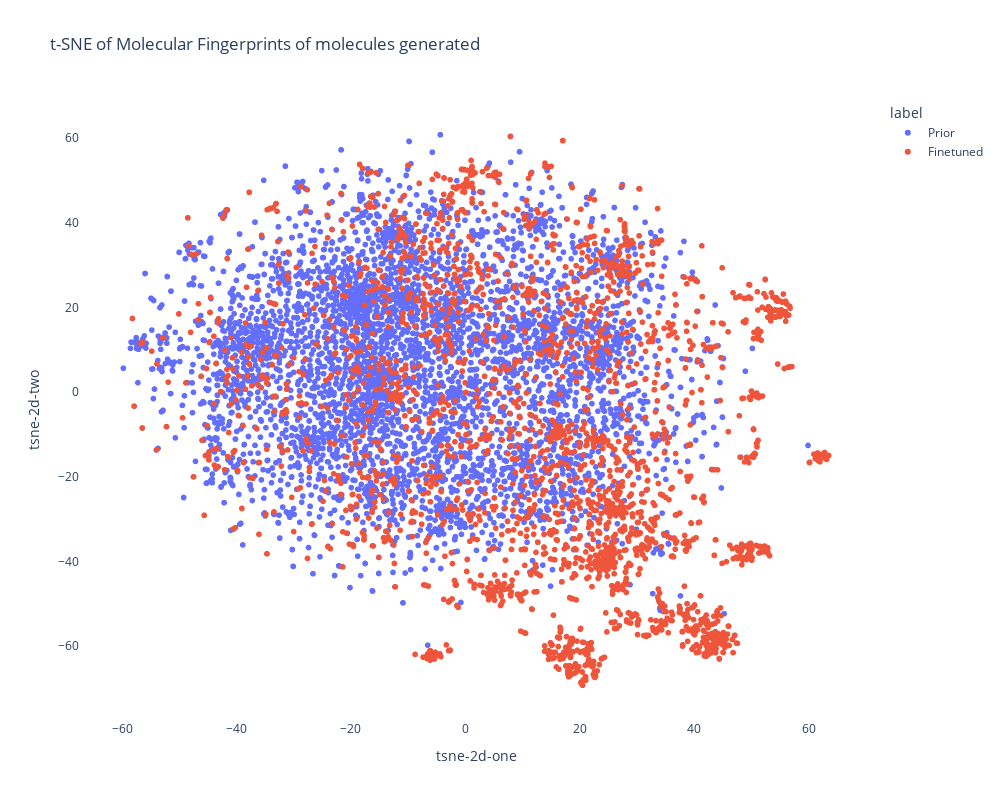

This figure's notebook cell:
### Code cell
import plotly.express as px

fig = px.scatter(
    combined_df, x='tsne-2d-one', y='tsne-2d-two',
    hover_name='label',  # Show SMILES when hovering over points
    title='t-SNE of Molecular Fingerprints of molecules generated',
    color='label',
    width=1000,  # Set the width of the plot (in pixels)
    height=800,
    
)
fig.update_layout(
    paper_bgcolor='white',   # Background around the plot
    plot_bgcolor='white',    # Background of the plotting area
)

# Show interactive plot
fig.show()

### Figure 1 — Plotly figure (JSON) as saved in the notebook; plotly's stock layout.template omitted (floating-point values rounded to 4 significant figures; data arrays with more than 128 entries replaced by an {"elided": "..."} marker saying what was removed)
{"data": [{"hovertemplate": "<b>%{hovertext}</b><br><br>label=Prior<br>tsne-2d-one=%{x}<br>tsne-2d-two=%{y}<extra></extra>", "hovertext": {"elided": "4916 str values"}, "legendgroup": "Prior", "marker": {"color": "#636efa", "symbol": "circle"}, "mode": "markers", "name": "Prior", "showlegend": true, "type": "scattergl", "x": {"elided": "4916 float values"}, "xaxis": "x", "y": {"elided": "4916 float values"}, "yaxis": "y"}, {"hovertemplate": "<b>%{hovertext}</b><br><br>label=Finetuned<br>tsne-2d-one=%{x}<br>tsne-2d-two=%{y}<extra></extra>", "hovertext": {"elided": "2975 str values"}, "legendgroup": "Finetuned", "marker": {"color": "#EF553B", "symbol": "circle"}, "mode": "markers", "name": "Finetuned", "showlegend": true, "type": "scattergl", "x": {"elided": "2975 float values"}, "xaxis": "x", "y": {"elided": "2975 float values"}, "yaxis": "y"}], "layout": {"height": 800, "legend": {"title": {"text": "label"}, "tracegroupgap": 0}, "paper_bgcolor": "white", "plot_bgcolor": "white", "title": {"text": "t-SNE of Molecular Fingerprints of molecules generated"}, "width": 1000, "xaxis": {"anchor": "y", "domain": [0, 1], "title": {"text": "tsne-2d-one"}}, "yaxis": {"anchor": "x", "domain": [0, 1], "title": {"text": "tsne-2d-two"}}}}
